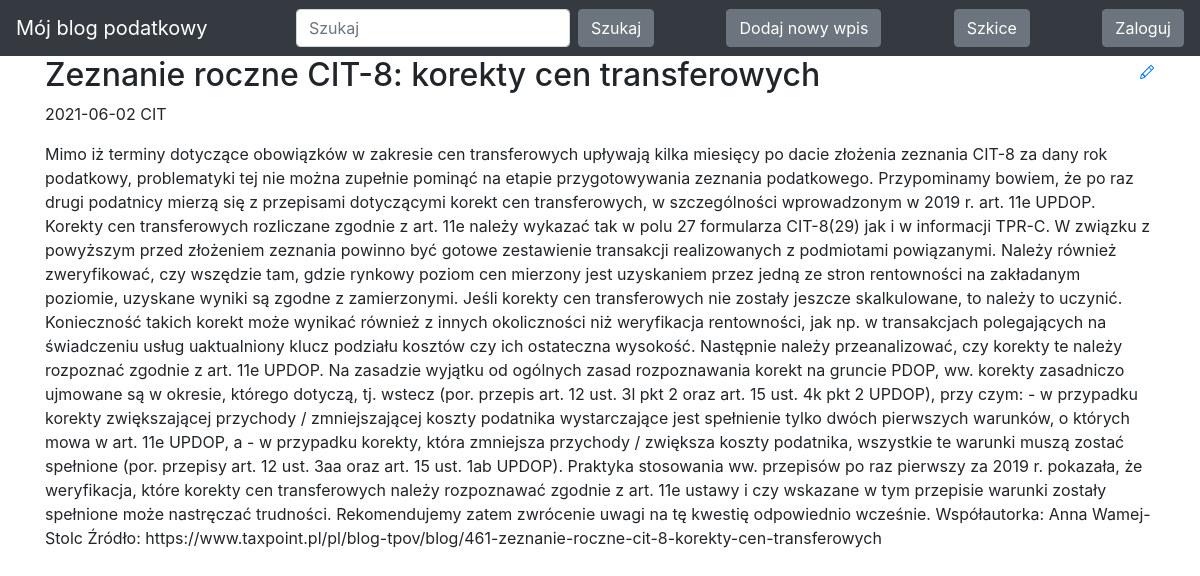
The page / on the database its author committed.
### blog/models.py (models this page shows)
class Entry(db.Model):
    id = db.Column(db.Integer, primary_key=True)
    title = db.Column(db.String(80), nullable=False)
    body = db.Column(db.Text, nullable=False)
    pub_date = db.Column(db.DateTime, nullable=False,
                         default=datetime.datetime.utcnow)
    is_published = db.Column(db.Boolean, default=False)
    category = db.Column(db.String(80), nullable=False)

### blog/routes.py (the view)
@app.route("/")
def index():
    search = request.args.get('search', default=None)
    query = Entry.query.filter_by(is_published=True)
    if search:
        query = query.filter(or_(Entry.title.contains(search), Entry.body.contains(search)))
    all_posts = query.order_by(Entry.pub_date.desc())
    return render_template("homepage.html", all_posts=all_posts)

### blog/templates/homepage.html (shortened to what this page needs)
<!DOCTYPE html>
<html lang="en">
{% extends "base.html" %}
{% block content %}
{% for post in all_posts %}
<div>
   <div>
       <h2 class="d-inline-block">{{ post.title }}</h2>
       <a href="{{ url_for('edit_entry', entry_id=post.id) }}">
       </a>
   </div>
   <p>{{ post.pub_date.strftime('%Y-%m-%d') }} {{ post.category }}</p>
   <p>
       {{ post.body}}
   </p>
</div>
{% endfor %}
{% endblock %}

### blog/templates/base.html (shortened to what this page needs)
<!DOCTYPE html>
<html lang="en">
<head>
    <link rel="stylesheet" href="https://stackpath.bootstrapcdn.com/bootstrap/4.3.1/css/bootstrap.min.css"
>
</head>
<body>
<nav class="navbar navbar-expand-lg navbar-dark bg-dark static-top">
        <a class="navbar-brand" href="/">Mój blog podatkowy</a>
        <div class="collapse navbar-collapse" id="navbarsExampleDefault">
            <form class="form-inline my-2 my-lg-0" action="{{ url_for('index') }}" method="GET">
                <input class="form-control mr-sm-2" type="text" name="search" placeholder="Szukaj" aria-label="Szukaj">
                <button class="btn btn-secondary my-2 my-sm-0" type="submit">Szukaj</button>
            </form>
        </div>
        <div class="collapse navbar-collapse" id="navbarsExampleDefault1">
                <button class="btn btn-secondary my-2 my-sm-0" type="submit"><a href="/new-post/" style="text-decoration: none; color: white">Dodaj nowy wpis</a></button>
        </div>
        <div class="collapse navbar-collapse" id="navbarsExampleDefault2">
                <button class="btn btn-secondary my-2 my-sm-0" type="submit"><a href="/drafts/" style="text-decoration: none; color: white">Szkice</a></button>
        </div>
        <div class="collapse navbar-collapse" id="navbarsExampleDefault3">
                {% if session.logged_in %}
                <form class="form-inline my-2 my-lg-0" action="{{ url_for('logout') }}" method="POST">
                <button class="btn btn-secondary my-2 my-sm-0" type="submit">Wyloguj</button>
                </form>
                {% else %}
                <a href="{{ url_for('login') }}" class="btn btn-secondary my-2 my-lg-0">Zaloguj</a>
                {% endif %}
        </div>
</nav>
<main role="main" class="container">
   {% block content %}
   {% endblock %}
 </main>
</body>
</html>

### rows shown on the page
Entry: title "Zeznanie roczne CIT-8: korekty cen transferowych", pub_date "2021-06-02", category "CIT", body "Mimo iż terminy dotyczące obowiązków w zakresie cen transferowych upływają kilka miesięcy po dacie złożenia zeznania CIT-8 za dany rok podatkowy, problematyki tej nie można zupełnie pominąć na etapie przygotowywania zeznania podatkowego. Przypominamy bowiem, że po raz drugi podatnicy mierzą się z przepisami dotyczącymi korekt cen transferowych, w szczególności wprowadzonym w 2019 r. art. 11e UPDOP. Korekty cen transferowych rozliczane zgodnie z art. 11e należy wykazać tak w polu 27 formularza CIT-8(29) jak i w informacji TPR-C. W związku z powyższym przed złożeniem zeznania powinno być gotowe zestawienie transakcji realizowanych z podmiotami powiązanymi. Należy również zweryfikować, czy…"
